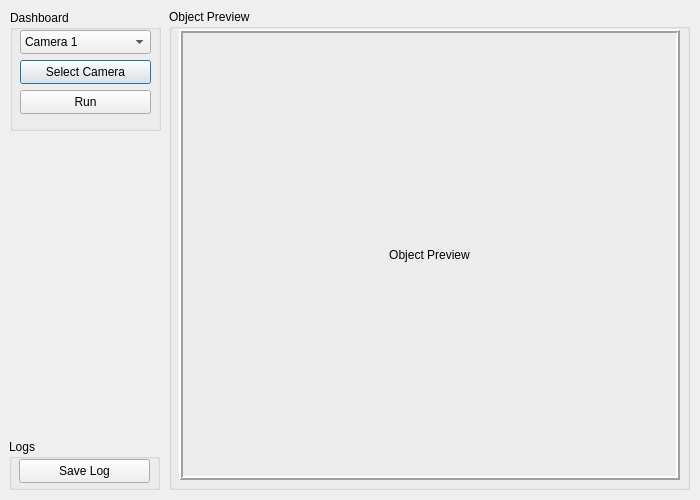
<?xml version="1.0" encoding="UTF-8"?>
<ui version="4.0">
 <class>Dialog</class>
 <widget class="QDialog" name="Dialog">
  <property name="geometry">
   <rect>
    <x>0</x>
    <y>0</y>
    <width>700</width>
    <height>500</height>
   </rect>
  </property>
  <property name="windowTitle">
   <string>Aplikasi Deteksi Hama</string>
  </property>
  <widget class="QGroupBox" name="dashboardBox">
   <property name="geometry">
    <rect>
     <x>10</x>
     <y>10</y>
     <width>151</width>
     <height>121</height>
    </rect>
   </property>
   <property name="title">
    <string>Dashboard</string>
   </property>
   <widget class="QComboBox" name="cameraList">
    <property name="geometry">
     <rect>
      <x>10</x>
      <y>20</y>
      <width>131</width>
      <height>24</height>
     </rect>
    </property>
    <item>
     <property name="text">
      <string>Camera 1</string>
     </property>
    </item>
   </widget>
   <widget class="QPushButton" name="selectCameraButton">
    <property name="geometry">
     <rect>
      <x>10</x>
      <y>50</y>
      <width>131</width>
      <height>24</height>
     </rect>
    </property>
    <property name="text">
     <string>Select Camera</string>
    </property>
   </widget>
   <widget class="QPushButton" name="runButton">
    <property name="geometry">
     <rect>
      <x>10</x>
      <y>80</y>
      <width>131</width>
      <height>24</height>
     </rect>
    </property>
    <property name="cursor">
     <cursorShape>PointingHandCursor</cursorShape>
    </property>
    <property name="text">
     <string>Run</string>
    </property>
   </widget>
  </widget>
  <widget class="QGroupBox" name="objectPreviewBox">
   <property name="geometry">
    <rect>
     <x>169</x>
     <y>9</y>
     <width>521</width>
     <height>481</height>
    </rect>
   </property>
   <property name="title">
    <string>Object Preview</string>
   </property>
   <widget class="QLabel" name="objectPreview">
    <property name="geometry">
     <rect>
      <x>10</x>
      <y>20</y>
      <width>501</width>
      <height>451</height>
     </rect>
    </property>
    <property name="autoFillBackground">
     <bool>false</bool>
    </property>
    <property name="frameShape">
     <enum>QFrame::Box</enum>
    </property>
    <property name="frameShadow">
     <enum>QFrame::Raised</enum>
    </property>
    <property name="lineWidth">
     <number>2</number>
    </property>
    <property name="text">
     <string>Object Preview</string>
    </property>
    <property name="scaledContents">
     <bool>true</bool>
    </property>
    <property name="alignment">
     <set>Qt::AlignCenter</set>
    </property>
   </widget>
  </widget>
  <widget class="QGroupBox" name="groupBox_2">
   <property name="geometry">
    <rect>
     <x>9</x>
     <y>439</y>
     <width>151</width>
     <height>51</height>
    </rect>
   </property>
   <property name="title">
    <string>Logs</string>
   </property>
   <widget class="QPushButton" name="saveButton">
    <property name="geometry">
     <rect>
      <x>10</x>
      <y>20</y>
      <width>131</width>
      <height>24</height>
     </rect>
    </property>
    <property name="cursor">
     <cursorShape>PointingHandCursor</cursorShape>
    </property>
    <property name="text">
     <string>Save Log</string>
    </property>
   </widget>
  </widget>
  <zorder>objectPreviewBox</zorder>
  <zorder>dashboardBox</zorder>
  <zorder>groupBox_2</zorder>
 </widget>
 <resources/>
 <connections/>
</ui>
